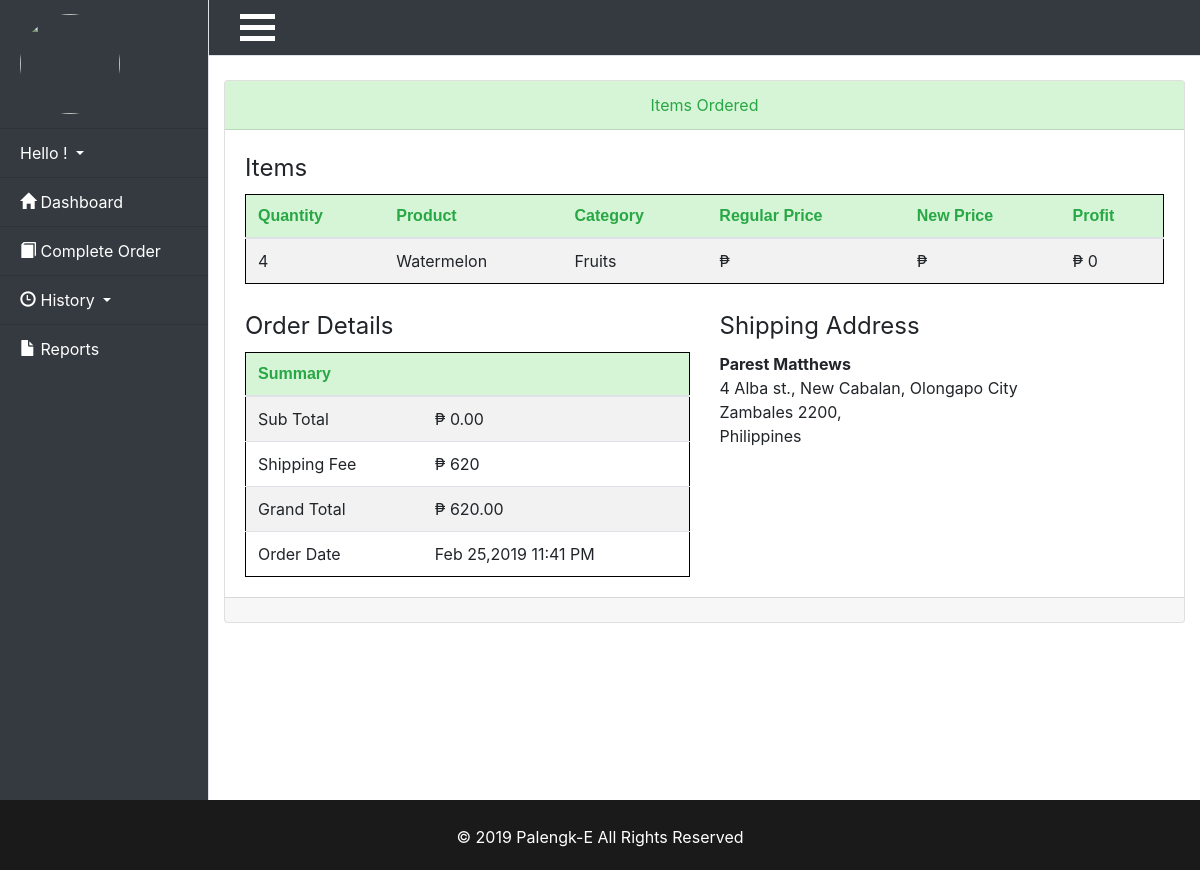
The page /Thesis/admin/orderlog.php?trans_id=38 on the database its author committed.
### tables this page shows
CREATE TABLE `products` (
  `Product_id` int(255) NOT NULL,
  `Product_name` varchar(255) NOT NULL,
  `Product_price` decimal(20,2) NOT NULL,
  `Product_origprice` decimal(20,2) NOT NULL,
  `Product_quantity` int(11) NOT NULL,
  `Product_category` int(11) NOT NULL,
  `Product_image` varchar(255) NOT NULL,
  `Product_description` text NOT NULL,
  `Product_tags` text NOT NULL,
  `Deleted` tinyint(4) NOT NULL DEFAULT '0'
);

CREATE TABLE `categories` (
  `Category_id` int(255) NOT NULL,
  `Category_name` varchar(255) NOT NULL
);

CREATE TABLE `transactions` (
  `Transaction_id` int(11) NOT NULL,
  `Charge_id` varchar(255) NOT NULL,
  `Cart_id` int(11) NOT NULL,
  `Transaction_fullname` varchar(255) NOT NULL,
  `Transaction_phone` text NOT NULL,
  `Transaction_province` varchar(255) NOT NULL,
  `Transaction_city` varchar(255) NOT NULL,
  `Transaction_barangay` varchar(255) NOT NULL,
  `Transaction_address` varchar(255) NOT NULL,
  `Transaction_country` varchar(255) NOT NULL,
  `Transaction_zipcode` varchar(50) NOT NULL,
  `Transaction_origtotal` decimal(20,2) NOT NULL,
  `Transaction_subtotal` decimal(20,2) NOT NULL,
  `Transaction_grandtotal` decimal(20,2) NOT NULL,
  `Transaction_description` text NOT NULL,
  `Transaction_items` text NOT NULL,
  `Transaction_type` varchar(255) NOT NULL,
  `Transaction_date` datetime NOT NULL DEFAULT CURRENT_TIMESTAMP,
  `Transaction_paid` int(11) NOT NULL,
  `Transaction_shipped` int(11) NOT NULL
);

### Thesis/helpers/helpers.php (called while the page is built, shortened)
<?php
function linis($wrong){
  return htmlentities($wrong, ENT_QUOTES, "UTF-8");
}
function permission($permission = 'admin'){
  global $user_data;
    $permissionx = explode(',', $user_data['User_permission']);
    return false;
}
function revised_date($date){
  return date("M d,Y h:i A", strtotime($date));
}

### Thesis/admin/orderlog.php (the view, shortened to what this page needs)
<?php
  require_once '../system/initialize.php';
  include 'includes/header.php';
  include 'includes/sidebar.php';
  $trans_id = linis((int)$_GET['trans_id']);
  $transq = $db->query("SELECT * FROM transactions WHERE Transaction_id = '{$trans_id}'");
  $trans = mysqli_fetch_assoc($transq);
  $items = json_decode($trans['Transaction_items'],true);
  $idArray = array();
  foreach($items as $item){
    $idArray[] = $item['id'];
  }
  $ids = implode(',' , $idArray);
  $productq = $db->query(
    "SELECT i.Product_id as 'Product_id', i.Product_name as 'Product_name', c.Category_id as 'Category_id', c.Category_name as 'Category_name'
    FROM products i
    LEFT JOIN categories c ON i.Product_category = c.Category_id
    WHERE i.Product_id IN ({$ids})
    ");
    while($p = mysqli_fetch_assoc($productq)){
      foreach($items as $item){
        if($item['id'] == $p['Product_id']){
          $x = $item;
          continue;
        }
      }
      $products[] = array_merge($x,$p);
    }
 ?>
<br>
<div class="container">
  <div class="row">
<div class="col-md-12">
        <div class="card">
          <div class="card-header text-success text-center">Items Ordered</div>
  <div class="card-body">
<legend>Items</legend>
<table class="table table-striped">
  <thead class="text-success">
    <th>Quantity</th>
    <th>Product</th>
    <th>Category</th>
    <th>Regular Price</th>
          <th>New Price</th>
    <th>Profit</th>
  </thead>
  <tbody>
    <?php foreach($products as $product): ?>
      <tr>
        <?php
        $profit = $product['new price'] - $product['old price'];
         ?>
      <td><?=$product['quantity']?></td>
      <td><?=$product['Product_name']?></td>
      <td><?=$product['Category_name']?></td>
          <td>₱ <?=$product['old price']?></td>
        <td>₱ <?=$product['new price']?></td>
      <td>₱ <?=$profit?></td>
  </tr>
    <?php endforeach; ?>
  </tbody>
</table>
<br>
<div class="row">
  <div class="col-md-6">
<legend>Order Details</legend>
    <table class="table table-striped">
      <thead class="text-success">
        <th>Summary</th>
        <th></th>
      </thead>
      <tbody>
        <tr>
          <td>Sub Total</td>
          <td>₱ <?php echo $trans['Transaction_subtotal']?></td>
        </tr>
        <tr>
          <td>Shipping Fee</td>
          <?php
          $difference = $trans['Transaction_grandtotal'] - $trans['Transaction_subtotal'];
          ?>
          <td>₱ <?php echo $difference?></td>
        </tr>
        <tr>
          <td>Grand Total</td>
          <td>₱ <?=$trans['Transaction_grandtotal']?></td>
        </tr>
        <tr>
          <td>Order Date</td>
          <td><?=revised_date($trans['Transaction_date'])?></td>
        </tr>
      </tbody>
    </table>
  </div>
<div class="col-md-6">
<legend>Shipping Address</legend>
  <address>
    <strong><?=$trans['Transaction_fullname']?></strong><br>
    <?=$trans['Transaction_address'].", ".$trans['Transaction_barangay'].", ".$trans['Transaction_city'];?><br>
    <?=$trans['Transaction_province']." ".$trans['Transaction_zipcode'].", "?><br>
    <?=$trans['Transaction_country'];?>
  </address>
</div>
</div>
</div>
<div class="card-footer">
</div>
</div>
</div>
</div>
</div>
<br>
<?php
  include 'includes/footer.php';
 ?>

### Thesis/admin/includes/header.php (shortened to what this page needs)
<html>
<head>
  <link rel="stylesheet" href="../css/bootstrap.min.css">
  <link rel="stylesheet" href="../css/main.css">
    <link rel="stylesheet" href="../css/bootstrap-tagsinput.css">
<link rel="stylesheet" href="../jq/jquery-ui.min.css">
<link rel="stylesheet" href="../css/glyphicon.css">
</head>
<body class="body">

### Thesis/admin/includes/sidebar.php (shortened to what this page needs)
<div class="d-flex" id="wrapper">
<div class="bg-dark text-white border-right" id="sidebar-wrapper">
  <div class="sidebar-heading"><a href="index.php"><img src="../images/marketlogos.png" class="thumbnail rounded-circle" style="height: 100px;width:auto;"/></a></div>
    <div class="list-group list-group-flush">
      <a href="#" data-toggle="collapse" data-target="#account" class="collapsed list-group-item list-group-item-action bg-dark text-white dropdown-toggle">
        Hello <?php echo $user_data['first'];?>!
      </a>
      <a href="index.php" class="list-group-item list-group-item-action bg-dark text-white"><i class="glyphicon glyphicon-home"></i> Dashboard</a>
            <?php if(!permission('admin')): ?>
      <a href="shipped.php"  class="list-group-item list-group-item-action bg-dark text-white">
        <i class="glyphicon glyphicon-book"></i>
        Complete Order
      </a>
      <a href="#"data-toggle="collapse" data-target="#history" class="collapsed list-group-item list-group-item-action bg-dark text-white dropdown-toggle">
        <i class="glyphicon glyphicon-time"></i> History
      </a>
          <?php endif;?>
                      <?php if(!permission('admin')): ?>
                  <a href="report.php" class="list-group-item list-group-item-action bg-dark text-white"><i class="glyphicon glyphicon-file"></i> Reports</a>
                <?php endif;?>
    </div>
</div>
<div id="page-content-wrapper">
  <nav class="navbar navbar-expand-lg navbar-dark bg-dark border-bottom">
    <div class="container-fluid">
      <a href="" id="menu-toggle">
        <div class="menubar"></div>
        <div class="menubar"></div>
        <div class="menubar"></div>
      </a>
      </div>
  </nav>

### Thesis/admin/includes/footer.php (shortened to what this page needs)
</div>
</div>
<footer class="container-fluid text-center footer">
  <p>© <?php echo date("Y"); ?> Palengk-E All Rights Reserved</p>
</footer>
</body>
</html>

### Thesis/css/main.css (style rules this page uses)
html { margin:0; padding:0; height:100% }
footer { background-color: #1a1a1a; padding: 25px; bottom: 0px; width: 100%; height: 70px; color:white; }
body { margin:0; padding:0; height:100%; background-image: url("../images/newbackground.jpg"); background-size: 100vw 100vh; background-attachment: fixed; }
.table { margin: 0 auto; border: 1px solid black; }
.card-header { background-color: #d6f5d6; }
.table th { background-color: #d6f5d6; border: none; font-family: helvetica; }
body { overflow-x: hidden; }
#sidebar-wrapper { min-height: 100vh; margin-left: -13rem; -webkit-transition: margin .25s ease-out; -moz-transition: margin .25s ease-out; -o-transition: margin .25s ease-out; transition: margin .25s ease-out; }
#sidebar-wrapper .sidebar-heading { padding: 0.875rem 1.25rem; font-size: 1.2rem; }
#sidebar-wrapper .list-group { width: 13rem; }
#page-content-wrapper { min-width: 90vw; }
@media (min-width: 768px) { #sidebar-wrapper { margin-left: 0; } }
@media (min-width: 768px) { #page-content-wrapper { min-width: 0; width: 100%; } }
.menubar { width: 35px; height: 5px; background-color: white; margin: 6px 0; }

### rows shown on the page
products: quantity "4", Product_name "Watermelon", categories.Category_name "Fruits", profit "0"
transactions: Transaction_subtotal "0.00", difference "620", Transaction_grandtotal "620.00", Transaction_date "Feb 25,2019 11:41 PM", Transaction_fullname "Parest Matthews", Transaction_address "4 Alba st.", Transaction_barangay "New Cabalan", Transaction_city "Olongapo City", Transaction_province "Zambales", Transaction_zipcode "2200", Transaction_country "Philippines"
